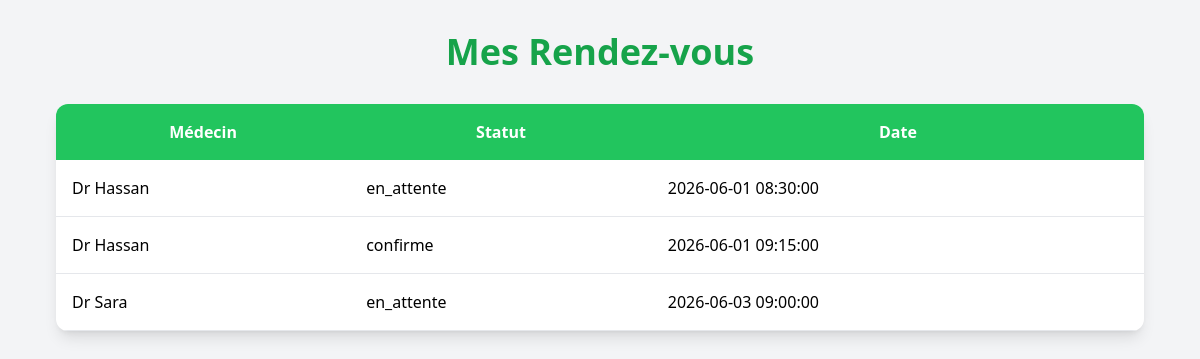
Page /templates/patient/mes-rdv.php on the committed database.
### tables this page shows
CREATE TABLE rendezvous (
    id INT AUTO_INCREMENT PRIMARY KEY,
    statut VARCHAR(50) DEFAULT 'en_attente',
    dateCreation DATETIME DEFAULT CURRENT_TIMESTAMP,
    patient_id INT NOT NULL,
    disponibilite_id INT NOT NULL,
    FOREIGN KEY (patient_id) REFERENCES patient(id_patient),
    FOREIGN KEY (disponibilite_id) REFERENCES disponibilite(id)
);

CREATE TABLE user (
    id INT AUTO_INCREMENT PRIMARY KEY,
    nom VARCHAR(100) NOT NULL,
    email VARCHAR(150) NOT NULL UNIQUE,
    role_id INT NOT NULL,
    FOREIGN KEY (role_id) REFERENCES role(id_role)
);

### templates/patient/mes-rdv.php (the view, shortened to what this page needs)
<?php
require '../../config/database.php';
$patientId = 1;
$sql = "
SELECT
    rendezvous.id,
    rendezvous.statut,
    rendezvous.dateCreation,
    user.nom
FROM rendezvous
JOIN disponibilite
    ON rendezvous.disponibilite_id = disponibilite.id
JOIN doctor
    ON disponibilite.id_medcin = doctor.id_doctor
JOIN user
    ON doctor.user_id = user.id
WHERE rendezvous.patient_id = ?
";
$stmt = $pdo->prepare($sql);
$stmt->execute([$patientId]);
$rdvs = $stmt->fetchAll(PDO::FETCH_ASSOC);
?>
<!DOCTYPE html>
<html>
<head>
<script src="https://cdn.tailwindcss.com"></script>
</head>
<body class="bg-gray-100">
<div class="max-w-6xl mx-auto p-8">
<h1 class="text-4xl font-bold text-center text-green-600 mb-8">
Mes Rendez-vous
</h1>
<div class="bg-white rounded-xl shadow-lg overflow-hidden">
<table class="w-full">
<thead class="bg-green-500 text-white">
<tr>
<th class="p-4">Médecin</th>
<th class="p-4">Statut</th>
<th class="p-4">Date</th>
</tr>
</thead>
<tbody>
<?php foreach($rdvs as $rdv): ?>
<tr class="border-b">
<td class="p-4">
<?= $rdv['nom']; ?>
</td>
<td class="p-4">
<?= $rdv['statut']; ?>
</td>
<td class="p-4">
<?= $rdv['dateCreation']; ?>
</td>
</tr>
<?php endforeach; ?>
</tbody>
</table>
</div>
</div>
</body>
</html>

### rows in the picture
rendezvous: user.nom "Dr Hassan", statut "en_attente", dateCreation "2026-06-01 08:30:00"
rendezvous: user.nom "Dr Hassan", statut "confirme", dateCreation "2026-06-01 09:15:00"
rendezvous: user.nom "Dr Sara", statut "en_attente", dateCreation "2026-06-03 09:00:00"
